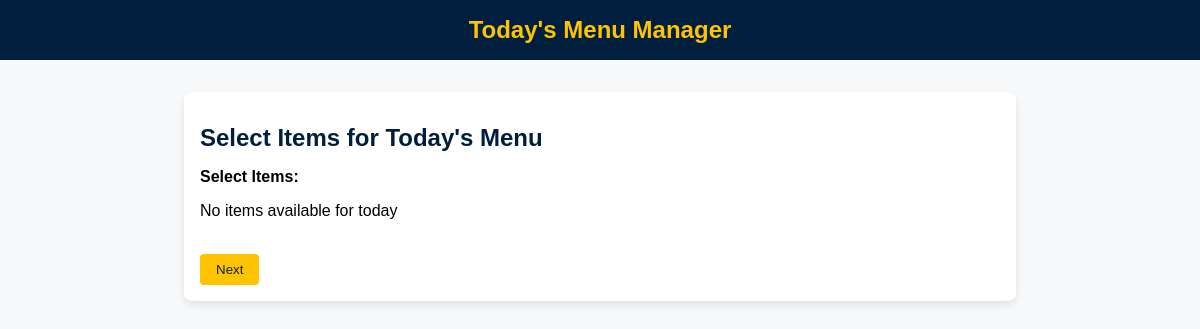
The app's page /Admin_Dashboard/todaymenu.php, older data.
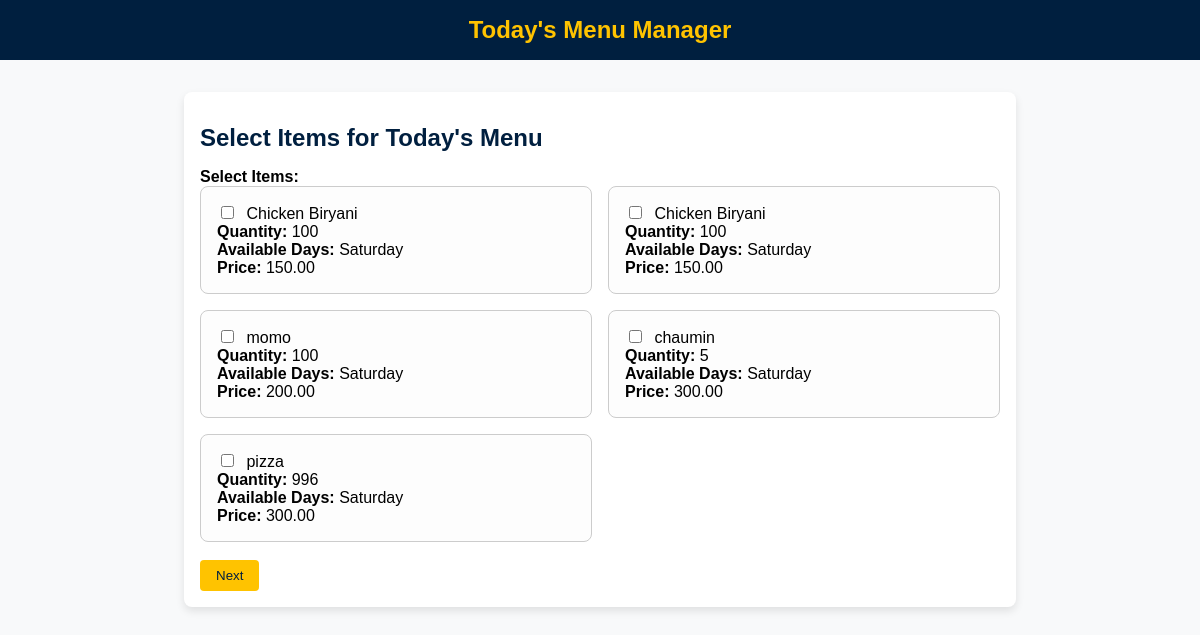
The same page, newer data.
### tables this page shows
CREATE TABLE `food_items` (
  `item_id` int(11) NOT NULL,
  `name` varchar(255) NOT NULL,
  `price` decimal(10,2) NOT NULL,
  `available_days` set('Monday','Tuesday','Wednesday','Thursday','Friday','Saturday','Sunday') NOT NULL,
  `quantity` int(11) NOT NULL DEFAULT 0,
  `image_url` varchar(255) DEFAULT NULL,
  `availability_status` enum('Available','Unavailable') DEFAULT 'Available',
  `description` text DEFAULT NULL,
  `added_on` timestamp NOT NULL DEFAULT current_timestamp()
);

### Admin_Dashboard/todaymenu.php (the view, shortened to what this page needs)
<?php
require('../connection.php');
function fetchItems($con) {
    $today_day = date('l');
    $sql = "SELECT * FROM food_items WHERE availability_status = 'Available' AND available_days = ?";
    $stmt = $con->prepare($sql);
    $stmt->bind_param('s', $today_day);
    $stmt->execute();
    return $stmt->get_result();
}
?>
<!DOCTYPE html>
<html lang="en">
<head>
</head>
<body>
    <div class="navbar">
        <h1>Today's Menu Manager</h1>
    </div>
    <div class="container">
        <h1>Select Items for Today's Menu</h1>
        <form action="update_todays_menu.php" method="POST">
            <label for="items">Select Items:</label><br>
            <div class="grid-container">
                <?php
                $items = fetchItems($con);
                if ($items->num_rows > 0) {
                    while ($item = $items->fetch_assoc()) {
                        echo "<div class='item'>";
                        echo "<input type='checkbox' name='selected_items[]' value='{$item['item_id']}'> {$item['name']}<br>";
                        echo "<strong>Quantity:</strong> {$item['quantity']}<br>";
                        echo "<strong>Available Days:</strong> {$item['available_days']}<br>";
                        echo "<strong>Price:</strong> {$item['price']}<br>";
                        echo "</div>";
                    }
                } else {
                    echo "<p>No items available for today</p>";
                }
                ?>
            </div>
            <br>
            <button type="submit">Next</button>
        </form>
    </div>
</body>
</html>

### Admin_Dashboard/todaymenu.php (style rules this page uses)
body { font-family: Arial, sans-serif; margin: 0; padding: 0; background-color: #f8f9fa; }
.navbar { background-color: #001F3F; color: #fff; padding: 1rem; text-align: center; }
.navbar h1 { margin: 0; color: #FFC300; }
.container { max-width: 800px; margin: 2rem auto; padding: 1rem; background: #fff; border-radius: 8px; box-shadow: 0 4px 8px rgba(0, 0, 0, 0.1); }
h1 { font-size: 1.5rem; color: #001F3F; }
form label { font-weight: bold; }
form input[type="checkbox"] { margin-right: 0.5rem; }
button { background-color: #FFC300; color: #001F3F; border: none; padding: 0.5rem 1rem; border-radius: 4px; cursor: pointer; }
.grid-container { display: grid; grid-template-columns: repeat(auto-fit, minmax(300px, 1fr)); gap: 1rem; }
.item { padding: 1rem; border: 1px solid #ccc; border-radius: 8px; background-color: #fdfdfd; }

Row changes from the older to the newer data that the page shows:
added food_items: name "Chicken Biryani", quantity "100", available_days "Saturday", price "150.00"
added food_items: name "Chicken Biryani", quantity "100", available_days "Saturday", price "150.00"
added food_items: name "momo", quantity "100", available_days "Saturday", price "200.00"
added food_items: name "chaumin", quantity "5", available_days "Saturday", price "300.00"
added food_items: name "pizza", quantity "996", available_days "Saturday", price "300.00"
Text that changed along with them:
text no longer shown: "No items available for today"
